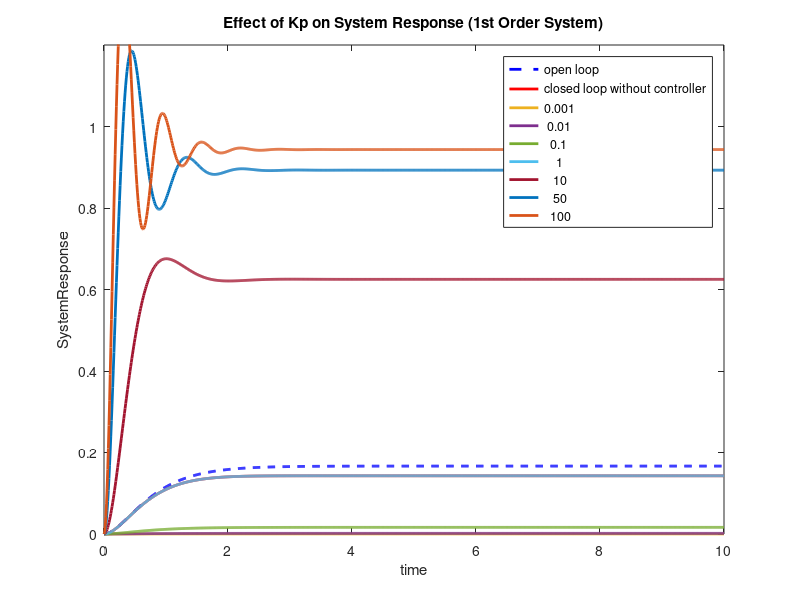

MATLAB code to generate this figure:
num = [1];
den = [1 5 6];  % Second order system = s^2+5*s+6

sys = tf (num,den);

figure;
t = 0:0.01:10;
kp_Values = [0.001,0.01,0.1,1,10,50,100];
openloopsRes = step(sys,t);

plot (t,openloopsRes,'--','linewidth',2,'color','b');
hold on

closedloopResWithOutController = step(sys/(1+sys),t);   % = G(s/1+G(s))      % without controller
plot (t,closedloopResWithOutController,'-','linewidth',2,'color','r');
hold on

for i = 1:length(kp_Values)
    Kp = kp_Values(i);
    SystemWithController = feedback(Kp*sys,1);    % = (kp*G(s))/(1+kp*G(s)*H(s))  % unityfeedback H(s)=1
    [SystemResWithController,~] = step(SystemWithController,t);

    plot (t,SystemResWithController,'linewidth',2);
    hold on

end

xlim([0,10]);
ylim([0,1.2]);
title('Effect of Kp on System Response (1st Order System)');
xlabel('time');
ylabel('SystemResponse');
legend(['open loop';'closed loop without controller';cellstr(num2str(kp_Values'))],'Location','best') % هنا حول ف الاسترينج الصف الى عمود,وامر اللوكيشن ده عشان يحطلى المربع بتاع الليجيند ده ف افضل مكان هو شايفه بالنسبه للصوره 
